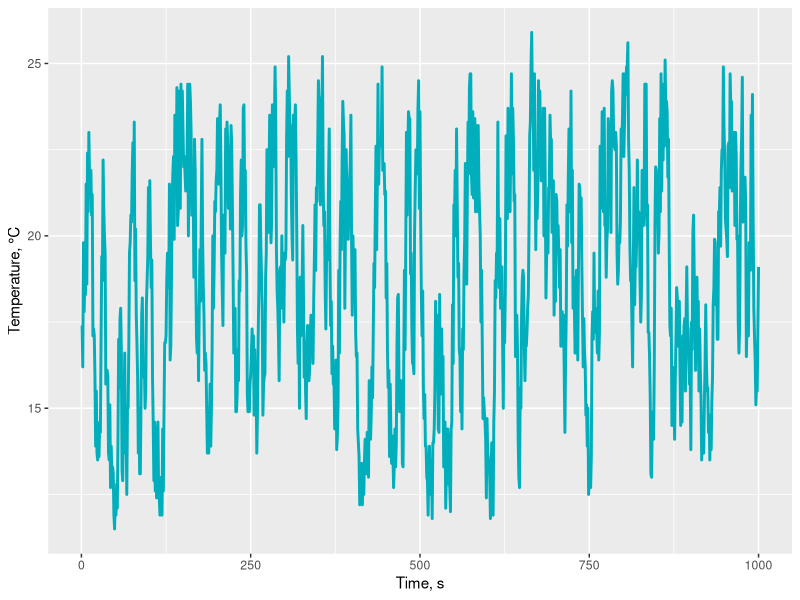
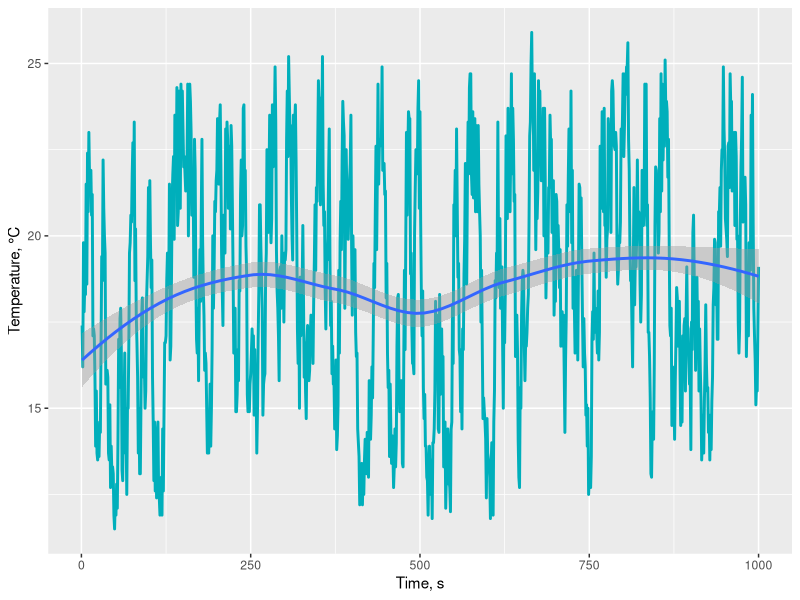

Write R code to recreate these figures, in order.
## ---- chunk 1
install.packages("ggplot2")
## ---- chunk 2
library(ggplot2)
setwd("C:/Book/Chapter3/Examples")
data <-read.csv(file="Ex3.3.csv",head=TRUE,sep=",")
# Basic line plot
p<- ggplot(data = data, aes(x = data$Time..s, y = data$Temperature..C))+
  geom_line(color = "#00AFBB", size = 1)+xlab("Time, s")+ ylab("Temperature, °C")
p
## ---- chunk 3
library(ggplot2)
setwd("C:/Book/Chapter3/Examples")
data <-read.csv(file="Ex3.3.csv",head=TRUE,sep=",")
# Basic line plot
p<- ggplot(data = data, aes(x = data$Time..s, y = data$Temperature..C))+
  geom_line(color = "#00AFBB", size = 1)+geom_smooth(method="loess")+xlab("Time, s")+ ylab("Temperature, °C")
p
